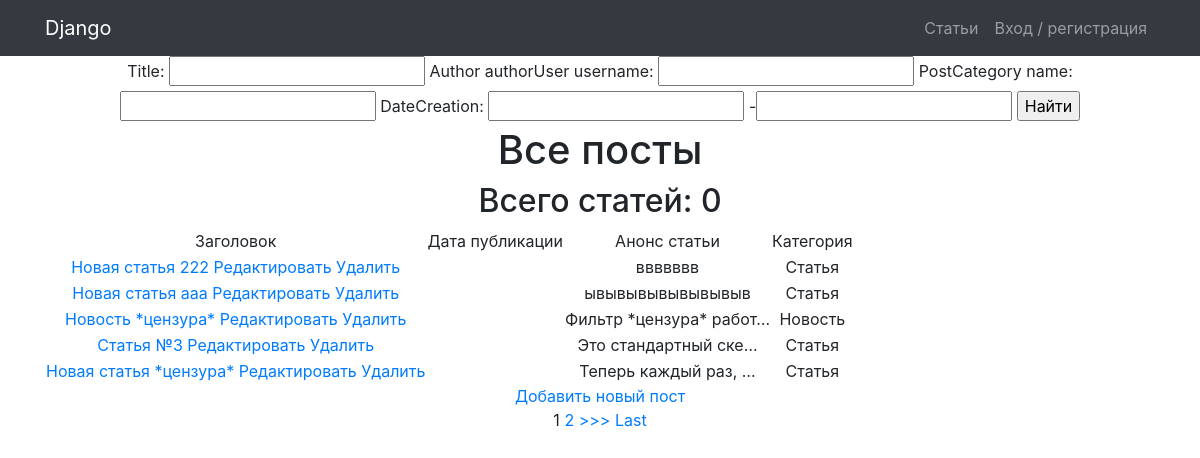
Before: /posts/search/ with the older database file.
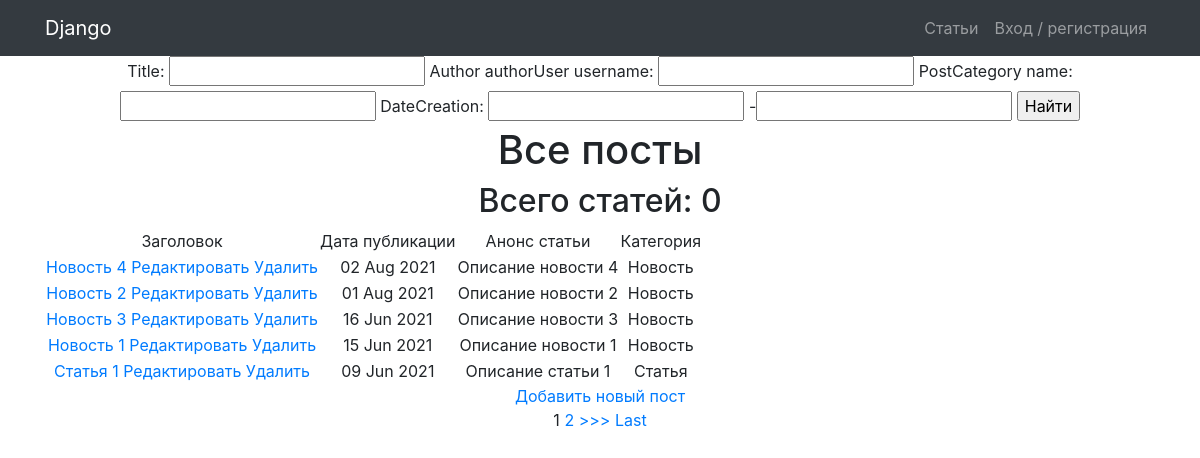
After: the same page with the newer database file.
### articles/models.py (models this page shows, shortened)
class Post(models.Model):
    author = models.ForeignKey(Author, on_delete=models.CASCADE)
    NEWS = 'NW'
    ARTICLE = 'AR'
    CATEGORY_CHOICES = (
        (NEWS, 'Новость'),
        (ARTICLE, 'Статья'),
    )
    caregoryType = models.CharField(max_length=2, choices=CATEGORY_CHOICES, default=ARTICLE)   # исправить опечатку
    dateCreation = models.DateField(auto_now_add=True)
    postCategory = models.ManyToManyField(Category, through='PostCategory')
    title = models.CharField(max_length=128)
    text = models.TextField()
    rating = models.SmallIntegerField(default=0)

### articles/views.py (the view)
# urls.py: path('search/', PostSearch.as_view()),
class PostSearch(ListView):
    model = Post
    template_name = 'search.html'
    context_object_name = 'posts'
    ordering = ['-dateCreation']
    paginate_by = 5
    def get_filter(self):
        return PostFilter(self.request.GET, queryset=super().get_queryset())
    def get_queryset(self):
        return self.get_filter().qs
    def get_context_data(self, *args, **kwargs):
        return {
            **super().get_context_data(*args, **kwargs),
            'filter': self.get_filter(),
        }

### articles/templatetags/custom_filters.py (called while the page is built)
@register.filter(name='censor')
def censor(value):
    value_new = []
    value_list = value.split()
    for word in value_list:
        if word in censor_list:
            word = '*цензура*'
        value_new.append(word)
    value_censor = ' '.join(value_new)
    return value_censor

### templates/search.html (shortened to what this page needs)
{% extends 'flatpages/default.html' %}
{% load custom_filters %}
{% block content %}
<form method="GET">
    {{ filter.form }}
    <input type="submit" value="Найти">
</form>
    <h1>Все посты</h1>
    <h2>Всего статей: {{ news|length }}</h2>
    {% if posts %}
        <table>
            <tr>
                <td>
                    Заголовок
                </td>
                <td>
                    Дата публикации
                </td>
                <td>
                    Анонс статьи
                </td>
                <td>
                    Категория
                </td>
            </tr>
            {% for post in posts %}
            <tr>
                <td>
                    <a href="{% url 'post_list' post.id %}">{{ post.title|censor }}</a>
                    <a href="{% url 'update' post.id %}"> Редактировать </a>
                    <a href="{% url 'delete' post.id %}">Удалить </a>
                </td>
                <td>
                    {{ post.dateCreation|date:'d M Y' }} {{ post.dateCreation|time:"H:i" }}
                </td>
                <td>
                    {{ post.text|truncatechars:20|censor }}
                </td>
                <td>
                    {{ post.get_caregoryType_display }}
                </td>
            </tr>
        {% endfor %}
        </table>
    {% else %}
        <h2>Постов нет</h2>
    {% endif %}
<a href="{% url 'create' %}">Добавить новый пост</a><br>
{% if is_paginated %}
    {% for num in page_obj.paginator.page_range %}
        {% if page_obj.number == num %}
            <a>{{ num }}</a>
        {% elif num > page_obj.number|add:'-3' and num < page_obj.number|add:'3' %}
            <a href="?page={{ num }}">{{ num }}</a>
        {% endif %}
    {% endfor %}
    {% if page_obj.has_next %}
        <a href="?page={{ page_obj.next_page_number }}">>>></a>
        <a href="?page={{ page_obj.paginator.num_pages }}">Last</a>
    {% endif %}
{% endif %}
{% endblock content %}

Changed rows visible on the page:
removed Post: title|censor "Статья №3", text|censor "Это стандартный ске…", caregoryType "Статья"
no longer on this page (row edited): Post: title|censor "Новая статья *цензура*", text|censor "Теперь каждый раз, …", caregoryType "Статья"
changed Post: title|censor "Новая статья 222" → "Новость 4"; dateCreation (not shown) → "02 Aug 2021"; text|censor "ввввввв" → "Описание новости 4"; caregoryType "Статья" → "Новость"
changed Post: title|censor "Новость *цензура*" → "Новость 2"; dateCreation (not shown) → "01 Aug 2021"; text|censor "Фильтр *цензура* работ…" → "Описание новости 2"; moves up the list
changed Post: title|censor "Новая статья ааа" → "Новость 3"; dateCreation (not shown) → "16 Jun 2021"; text|censor "ывывывывывывывыв" → "Описание новости 3"; caregoryType "Статья" → "Новость"
added Post: title|censor "Новость 1", dateCreation "15 Jun 2021", text|censor "Описание новости 1", caregoryType "Новость"
now on this page (row edited): Post: title|censor "Статья 1", dateCreation "09 Jun 2021", text|censor "Описание статьи 1", caregoryType "Статья"
